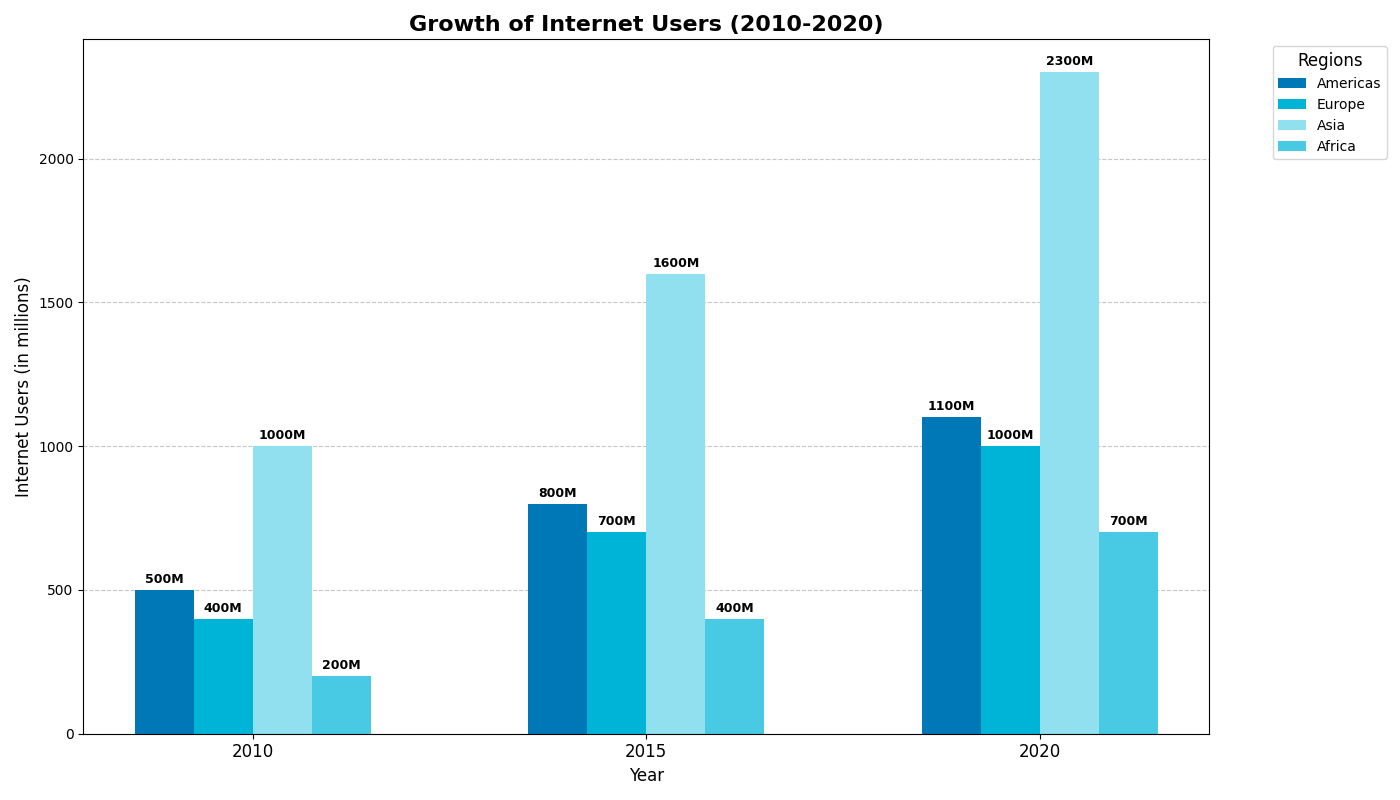

Source code (Python):
import matplotlib.pyplot as plt
import numpy as np

# Define regions and years
regions = ['Americas', 'Europe', 'Asia', 'Africa']  # Removed 'Oceania'
years = ['2010', '2015', '2020']

# Internet users data (in millions) for each region over the years
internet_users = [
    [500, 800, 1100],  # Americas
    [400, 700, 1000],  # Europe
    [1000, 1600, 2300], # Asia
    [200, 400, 700]    # Africa
    # Removed data for 'Oceania'
]

# Colors for each region
colors = ['#0077b6', '#00b4d8', '#90e0ef', '#48cae4']  # Removed color for 'Oceania'

# Plot setup
fig, ax = plt.subplots(figsize=(14, 8))

# Calculate bar positions and width
bar_width = 0.15
ind = np.arange(len(years))

# Plotting the bars
for i, (region, color) in enumerate(zip(regions, colors)):
    bar_positions = ind + i * bar_width
    bars = ax.bar(bar_positions, internet_users[i], bar_width, color=color, label=region)
    
    # Add the data labels on top of the bars
    for bar in bars:
        height = bar.get_height()
        ax.annotate(f'{height}M',
                    xy=(bar.get_x() + bar.get_width() / 2, height),
                    xytext=(0, 3),
                    textcoords="offset points",
                    ha='center', va='bottom', fontsize=9, fontweight='bold')

# Configure the x-axis
ax.set_xlabel('Year', fontsize=12)
ax.set_xticks(ind + bar_width * (len(regions) - 1) / 2)
ax.set_xticklabels(years, fontsize=12)
ax.set_ylabel('Internet Users (in millions)', fontsize=12)
ax.set_title('Growth of Internet Users (2010-2020)', fontsize=16, fontweight='bold')

# Add legend and grid for better readability
ax.legend(title='Regions', fontsize=10, title_fontsize='12', bbox_to_anchor=(1.05, 1), loc='upper left')
ax.yaxis.grid(True, linestyle='--', alpha=0.7)
ax.set_axisbelow(True)

# Adjust layout
plt.tight_layout()

# Show plot
plt.show()
